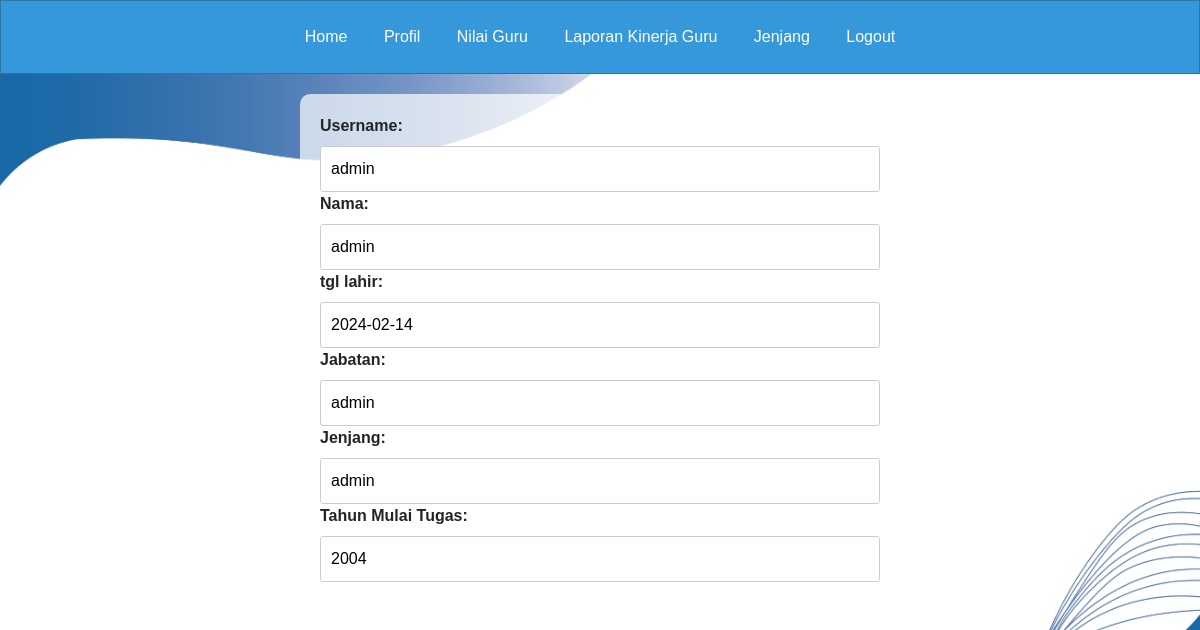
The app's page /page_profil_kepsek.php (signed in) with its own data.
### tables this page shows
CREATE TABLE `tabel_jabatan` (
  `id` int(11) NOT NULL,
  `nama` varchar(255) NOT NULL,
  `tgl_lahir` date NOT NULL,
  `username` varchar(100) NOT NULL,
  `password` varchar(100) NOT NULL,
  `jabatan` enum('pendidikan','kepsek','sdm','guru','admin') DEFAULT NULL,
  `jenjang` varchar(10) NOT NULL,
  `angkatan` int(11) DEFAULT NULL,
  `Kode_id` int(10) DEFAULT NULL
);

### page_profil_kepsek.php (the view, shortened to what this page needs)
<?php
    include "koneksi.php";
?>
<!DOCTYPE html>
<html lang="en">
<head>
    <link rel="stylesheet" href="https://maxcdn.bootstrapcdn.com/bootstrap/4.5.2/css/bootstrap.min.css">
</head>
<body>
<div class="navbar-kepsek" id="navbar-guru">
        <a href="page_kepsek.php">Home</a>
        <a href="page_profil_kepsek.php">Profil</a>
        <a href="page_beri_nilai_kepsek.php">Nilai Guru</a>
        <a href="page_laporan_kinerja_guru_kepsek.php">Laporan Kinerja Guru</a>
        <a href="page_jenjang2_kepsek.php">Jenjang</a>
        <a href="logout.php">Logout</a>
    </div>
    <div class="container">
    <?php
$data = mysqli_query($koneksi, "SELECT * FROM tabel_jabatan WHERE username='$_SESSION[username]';");
while ($d = mysqli_fetch_array($data)) {
?>
    <div>
        <label>Username:</label>
        <input type="text" value="<?php echo $_SESSION['username'] ?>" readonly>
    </div>
    <div>
        <label>Nama:</label>
        <input type="text" value="<?php echo $d['nama']; ?>" readonly>
    </div>
    <div>
        <label>tgl lahir:</label>
        <input type="text" value="<?php echo $d['tgl_lahir']; ?>" readonly>
    </div>
    <div>
        <label>Jabatan:</label>
        <input type="text" value="<?php echo $d['jabatan']; ?>" readonly>
    </div>
    <div>
        <label>Jenjang:</label>
        <input type="text" value="<?php echo $d['jenjang']; ?>" readonly>
    </div>
    <div>
        <label>Tahun Mulai Tugas:</label>
        <input type="text" value="<?php echo $d['angkatan']; ?>" readonly>
    </div>
<?php
}
?>
    </div>
</body>
</html>

### page_profil_kepsek.php (style rules this page uses)
html, body { height: 100%; margin: 0; padding: 0; background: url('bgnusput.jpg') no-repeat center center fixed; background-size: 100% 100%; background-position: center center; font-family: Arial, sans-serif; }
.navbar-kepsek { background-color: #3498db; border: 1px solid #2978a0; padding: 10px 0; text-align: center; }
.navbar-kepsek a { display: inline-block; color: white; text-align: center; padding: 14px 16px; text-decoration: none; }
.container { background-color: rgba(255, 255, 255, 0.7); padding: 20px; border-radius: 10px; margin: 20px auto; width: 50%; }
.container label { font-weight: bold; }
.container input[type="text"] { width: 100%; padding: 10px; border: 1px solid #ccc; border-radius: 3px; }

### records on screen
tabel_jabatan: nama "admin", tgl_lahir "2024-02-14", jabatan "admin", jenjang "admin", angkatan "2004"
